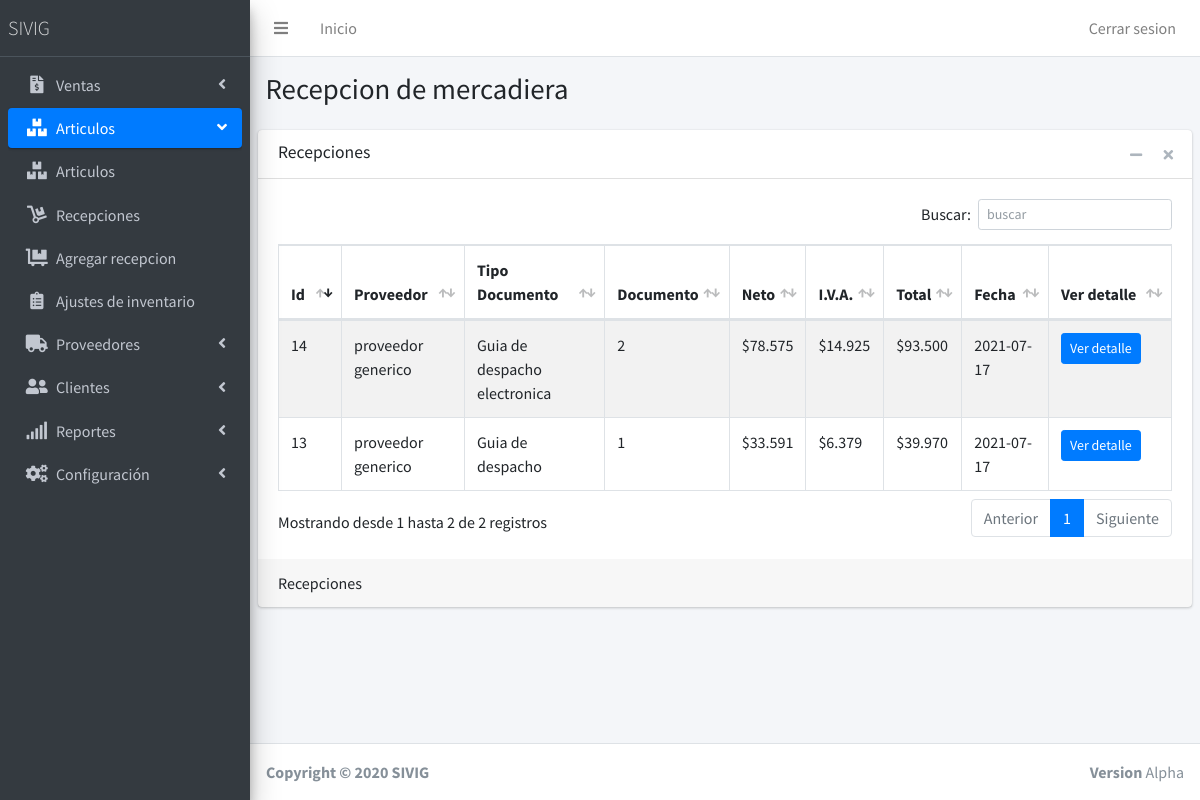
The page /Recepciones (signed in) on the database as committed earlier.
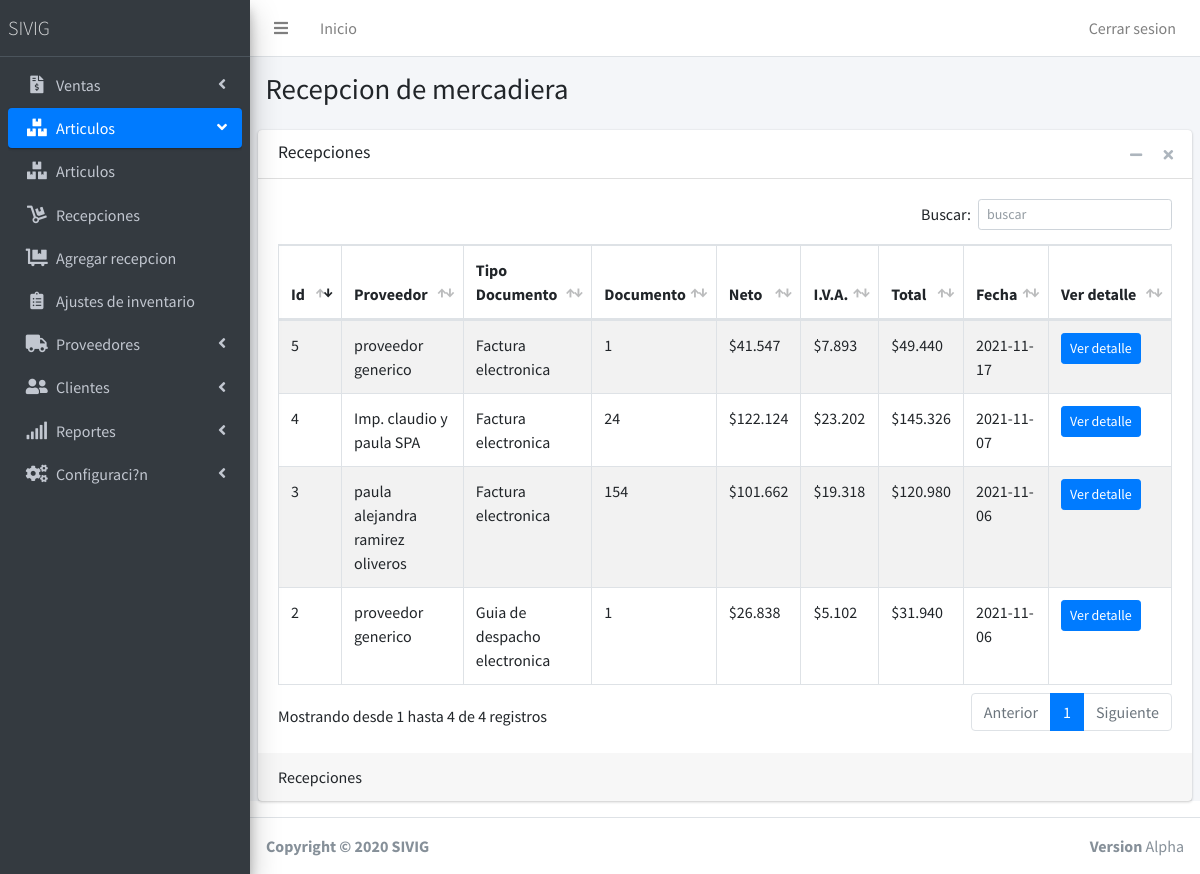
The same page on the database as committed later.
### tables this page shows
CREATE TABLE `grupospaginas` (
  `idgrupo` int(11) NOT NULL AUTO_INCREMENT,
  `nombregrupo` varchar(120) NOT NULL,
  `imagengrupo` varchar(120) NOT NULL,
  `posicion` int(11) NOT NULL,
  PRIMARY KEY (`idgrupo`)
);

CREATE TABLE `permisos` (
  `IdPermiso` int(11) NOT NULL AUTO_INCREMENT,
  `IdUsuario` int(11) NOT NULL,
  `Idpagina` int(11) NOT NULL,
  `Permiso` int(11) NOT NULL,
  PRIMARY KEY (`IdPermiso`)
);

CREATE TABLE `paginas` (
  `IdPagina` int(11) NOT NULL AUTO_INCREMENT,
  `NombrePagina` varchar(120) NOT NULL,
  `Enlacepagina` varchar(120) NOT NULL,
  `Imagen` varchar(60) NOT NULL,
  `grupopagina` int(11) NOT NULL,
  PRIMARY KEY (`IdPagina`)
);

CREATE TABLE `recepciones` (
  `id` int(11) NOT NULL AUTO_INCREMENT,
  `proveedor` varchar(11) NOT NULL,
  `documento` int(11) NOT NULL,
  `tipo_documento` int(11) NOT NULL,
  `total_neto` int(11) NOT NULL,
  `total_imp` int(11) NOT NULL,
  `unidades_total` int(11) NOT NULL,
  `observaciones` varchar(250) NOT NULL,
  `fecha` date NOT NULL,
  `usuario` int(11) NOT NULL,
  PRIMARY KEY (`id`)
);

CREATE TABLE `proveedores` (
  `rut` varchar(11) NOT NULL,
  `nombre` varchar(80) NOT NULL,
  `giro` varchar(90) NOT NULL,
  `direccion` varchar(120) NOT NULL,
  `comuna` int(11) NOT NULL,
  `region` int(11) NOT NULL,
  `telefono` int(9) NOT NULL,
  `mail` varchar(80) NOT NULL,
  PRIMARY KEY (`rut`)
);

CREATE TABLE `tipo_documento` (
  `id` int(11) NOT NULL,
  `tipo` varchar(60) NOT NULL,
  PRIMARY KEY (`id`)
);

### Model/dbConection.php (called while the page is built)
<?php
class DB
{
	private $host;
	private $db;
	private $user;
	private $password;
	public function __construct()
	{
		$this->host = 'localhost';
		$this->db = 'sivig_old';
		$this->user = 'root';
		$this->password = '';
	}
	public function connect()
	{
		try {
			$connection = "mysql:host=" . $this->host . ";dbname=" . $this->db;
			$options = [
				PDO::ATTR_ERRMODE => PDO::ERRMODE_EXCEPTION,
				PDO::ATTR_EMULATE_PREPARES => false,
				PDO::MYSQL_ATTR_INIT_COMMAND => "SET NAMES utf8",
			];
			$pdo = new PDO($connection, $this->user, $this->password, $options);
			return $pdo;
		} catch (PDOException $e) {
			print_r('Error conenection: ' . $e->getMessage());
		}
	}
}
 ?>

### Controller/MenuController.php (called while the page is built, shortened)
<?php
include 'Model/dbConection.php';
class Menu extends DB{
        public function Getpaginas($idusuario, $idgrupo){
        $query = $this->connect()->prepare('SELECT * FROM paginas INNER JOIN permisos on permisos.Idpagina = paginas.IdPagina WHERE permisos.IdUsuario = :idusuario AND permisos.Permiso = 1 AND paginas.grupopagina = :idgrupo');
        $query->execute(['idusuario' => $idusuario, 'idgrupo' => $idgrupo]);
        $menusa = array();
        foreach ($query as $Menua) {
            $m = new Menus();
            $m->NombrePagina = $Menua[1];
            $m->EnlacePagina = $Menua[2];
            $m->IdPagina = $Menua[0];
            $m->ImagenPagina = $Menua['Imagen'];
            $m->GrupoPagina = $Menua[4];
            array_push($menusa, $m);
        }
        return $menusa;
       }
        public function GetGrupoPagina($idpagina){
            $query = $this->connect()->prepare('SELECT grupopagina FROM paginas WHERE Idpagina = :idpagina');
            $query->execute(['idpagina' => $idpagina]);
            foreach ($query as $a) {
                $idgrupo = $a[0];
            }
        return $idgrupo;
    }
        public function GetGrupos(){
            $query = $this->connect()->prepare('SELECT * FROM grupospaginas ORDER BY posicion ASC');
            $query->execute();
            $grupos = array();
            foreach ($query as $g) {
                array_push($grupos, $g);
            }
            return $grupos;
           }
}
?>

### Controller/RecepcionesController.php (called while the page is built, shortened)
<?php
Class Recepciones extends DB{
    public function GetRecepciones(){
        $query = $this->connect()->prepare('SELECT * FROM recepciones ORDER BY id DESC');
            $query->execute();
            $arrayrecepciones = array();
            foreach ($query as $r) {
               array_push($arrayrecepciones, $r);
            }
            return $arrayrecepciones;
    }
}
?>

### Controller/ProveedoresController.php (called while the page is built, shortened)
<?php
Class Proveedores extends DB{
    public function GetNombreProveedorPorRut($rut){
        $query = $this->connect()->prepare('SELECT nombre FROM proveedores WHERE rut = :rut');
        $query->execute(['rut' =>$rut]);
        foreach ($query as $c) {
            $proveedor = new Proveedor();
            $proveedor->nombre = $c[0];
        }
        return $proveedor->nombre;
}
}
?>

### Controller/TipoDocumentoController.php (called while the page is built, shortened)
<?php
Class TiposDocumentos extends DB{
    public function GetTiposDocumentosPorId($id){
        $query = $this->connect()->prepare('SELECT * FROM tipo_documento WHERE id = :id');
            $query->execute(['id' => $id]);
            foreach ($query as $c) {
                $tipo = $c['tipo'];
            }
            return $tipo;
    }
}
?>

### Recepciones.php (the view, shortened to what this page needs)
<?php
$idpagina = 5;
include 'includes/partials/header.php';
include 'includes/partials/menu.php';
include 'Controller/RecepcionesController.php';
include 'Controller/ProveedoresController.php';
include 'Controller/TipoDocumentoController.php';
$proveedores = new Proveedores();
$tipos = new TiposDocumentos();
?>
<div class="content-wrapper">
      <section class="content-header">
        <div class="container-fluid">
          <div class="row mb-2">
            <div class="col-sm-6">
              <h1>Recepcion de mercadiera</h1>
            </div>
          </div>
        </div>
      </section>
      <section class="content">
        <div class="card">
          <div class="card-header">
            <h3 class="card-title">Recepciones</h3>
            <div class="card-tools">
              <button type="button" class="btn btn-tool" data-card-widget="collapse" data-toggle="tooltip" title="Collapse">
                <i class="fas fa-minus"></i></button>
              <button type="button" class="btn btn-tool" data-card-widget="remove" data-toggle="tooltip" title="Remove">
                <i class="fas fa-times"></i></button>
            </div>
          </div>
          <div class="card-body">
            <table id="tabla2" class="table table-bordered table-striped">
              <thead>
                <tr>
                  <th style="width: 20px">Id</th>
                  <th>Proveedor</th>
                  <th>Tipo Documento</th>
                  <th>Documento</th>
                  <th>Neto</th>
                  <th>I.V.A.</th>
                  <th>Total</th>
                  <th>Fecha</th>
                  <th style="width: 80px">Ver detalle</th>
                </tr>
              </thead>
              <tbody>
              <?php
              $recepcion = new Recepciones();
              $recepciones = $recepcion->GetRecepciones();
              foreach ($recepciones as $c) {
              echo '<tr>
                    <td>'.$c['id'].'</td>
                    <td>'.$proveedores->GetNombreProveedorPorRut($c['proveedor']).'</td>
                    <td>'.$tipos->GetTiposDocumentosPorId($c['tipo_documento']).'</td>
                    <td>'.$c['documento'].'</td>
                    <td>$'.number_format($c['total_neto'], 0, ',', '.').'</td>
                    <td>$'.number_format($c['total_imp'], 0, ',', '.').'</td>
                    <td>$'.number_format($c['total_neto'] + $c['total_imp'], 0, ',', '.').'</td>
                    <td>'.$c['fecha'].'</td>';
                    echo '<td>
                    <form action="VerRecepcion" method="POST">
                    <input type="hidden" name="id" value="'.$c['id'].'">
                    <button type="submit" class="btn btn-primary btn-sm" name="Ver" value="Ver">Ver detalle</button>
                    </form>
                    </td>';
                    echo '</tr>
                    ';
              }
              ?>
            </tbody>
            </table>
          </div>
          <div class="card-footer">
Recepciones          </div>
        </div>
      </section>
    </div>
  <?php
  include 'includes/partials/footer.php';
  ?>

### Includes/partials/header.php (shortened to what this page needs)
<!DOCTYPE html>
<html lang="es">
<head>
  <link rel="stylesheet" href="Includes/plugins/fontawesome-free/css/all.min.css">
  <link rel="stylesheet" href="https://code.ionicframework.com/ionicons/2.0.1/css/ionicons.min.css">
  <link rel="stylesheet" href="Includes/plugins/datatables-bs4/css/dataTables.bootstrap4.css">
  <link rel="stylesheet" href="Includes/css/adminlte.min.css">
  <link rel="stylesheet" href="Includes/plugins/select2/css/select2.min.css">
  <link rel="stylesheet" href="Includes/plugins/select2-bootstrap4-theme/select2-bootstrap4.min.css">
</head>
<body class="hold-transition sidebar-mini">

### Includes/partials/menu.php (shortened to what this page needs)
<div class="wrapper">
    <nav class="main-header navbar navbar-expand navbar-white navbar-light">
      <ul class="navbar-nav">
        <li class="nav-item">
          <a class="nav-link" data-widget="pushmenu" href="#"><i class="fas fa-bars"></i></a>
        </li>
        <li class="nav-item d-none d-sm-inline-block">
          <a href="index" class="nav-link">Inicio</a>
        </li>
      </ul>
      <ul class="navbar-nav ml-auto">
        <li class="nav-item d-none d-sm-inline-block">
          <a href="Controller/LogoutController.php" class="nav-link">Cerrar sesion</a>
        </li>
      </ul>
    </nav>
    <aside class="main-sidebar sidebar-dark-primary elevation-4">
      <a href="./" class="brand-link">
        <span class="brand-text font-weight-light">SIVIG</span>
      </a>
      <div class="sidebar">
        <nav class="mt-2">
          <ul class="nav nav-pills nav-sidebar flex-column" data-widget="treeview" role="menu" data-accordion="false">
                 <li class="nav-item has-treeview">
                <?php
        require './Controller/MenuController.php';
        $menu = new Menu();
        $activo = "";
        $activog = "";
        $open = "";
        $grupos = $menu->GetGrupos();
        if ($idpagina == 0) {
          $idgrupoactivo = 0;
        }else{
          $idgrupoactivo = $menu->GetGrupoPagina($idpagina);
        }
        foreach ($grupos as $g) {
          if($idgrupoactivo === $g['idgrupo']){
            $activog = "active";
            $open = "menu-open";
          }else{
            $activog = "";
            $open = "";
          }
          echo '
          <li class="nav-item has-treeview '.$open.'">
          <a href="#" class="nav-link '.$activog.'">
            <i class="nav-icon '. $g['imagengrupo'] .'"></i>
            <p>
              '. $g['nombregrupo'].'
              <i class="right fas fa-angle-left"></i>
            </p>
          </a>
          <ul class="nav nav-treeview">';
          $datos = $menu->Getpaginas($_SESSION['id'], $g['idgrupo']);
          foreach ($datos as $n) {
            if($idpagina === $n->IdPagina){
              $activo = "active";
            }else{
              $activo = "";
            }
            echo '
            <li class="nav-item">
            <a href="'. $n->EnlacePagina.'" class="nav-link '. $activo.'">
              <i class="nav-icon '. $n->ImagenPagina.'"></i>
              <p>
              '. $n->NombrePagina.'
              </p>
            </a>
          </li>
          ';
      }
      echo '
          </ul>
         ';
      echo '
      </li>
     ';
        }
        ?>
                </ul>
        </nav>
      </div>
    </aside>

### Includes/partials/footer.php (shortened to what this page needs)
<footer class="main-footer">
      <div class="float-right d-none d-sm-block">
        <b>Version</b> Alpha
      </div>
      <strong>Copyright &copy; 2020 SIVIG</strong>
    </footer>
  </div>
</body>
</html>

Rows that differ between the two databases and show on the page:
removed recepciones: id "14", proveedor.nombre "proveedor generico", tipo_documento.tipo "Guia de despacho electronica", documento "2", total_neto "78.575", total_imp "14.925", $c['total_neto'] + $c['total_imp'] "93.500", fecha "2021-07-17"
removed recepciones: id "13", GetNombreProveedorPorRut "proveedor generico", tipo_documento.tipo "Guia de despacho", documento "1", total_neto "33.591", total_imp "6.379", $c['total_neto'] + $c['total_imp'] "39.970", fecha "2021-07-17"
changed grupospaginas: nombregrupo "Configuración" → "Configuraci?n"
added recepciones: id "5", proveedor.nombre "proveedor generico", tipo_documento.tipo "Factura electronica", documento "1", total_neto "41.547", total_imp "7.893", $c['total_neto'] + $c['total_imp'] "49.440", fecha "2021-11-17"
added recepciones: id "4", proveedor.nombre "Imp. claudio y paula SPA", GetTiposDocumentosPorId "Factura electronica", documento "24", total_neto "122.124", total_imp "23.202", $c['total_neto'] + $c['total_imp'] "145.326", fecha "2021-11-07"
added recepciones: id "3", proveedor.nombre "paula alejandra ramirez oliveros", GetTiposDocumentosPorId "Factura electronica", documento "154", total_neto "101.662", total_imp "19.318", $c['total_neto'] + $c['total_imp'] "120.980", fecha "2021-11-06"
added recepciones: id "2", GetNombreProveedorPorRut "proveedor generico", tipo_documento.tipo "Guia de despacho electronica", documento "1", total_neto "26.838", total_imp "5.102", $c['total_neto'] + $c['total_imp'] "31.940", fecha "2021-11-06"
Other text that changed with them:
text written by a page script: "Buscar: Mostrando desde 1 hasta 2 de 2 registros Anterior 1 Siguiente" → "Buscar: Mostrando desde 1 hasta 4 de 4 registros Anterior 1 Siguiente"
